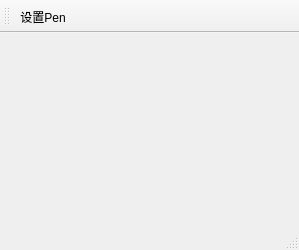
<?xml version="1.0" encoding="UTF-8"?>
<ui version="4.0">
 <class>MainWindow</class>
 <widget class="QMainWindow" name="MainWindow">
  <property name="geometry">
   <rect>
    <x>0</x>
    <y>0</y>
    <width>299</width>
    <height>250</height>
   </rect>
  </property>
  <property name="windowTitle">
   <string>静态库调用</string>
  </property>
  <widget class="QWidget" name="centralWidget"/>
  <widget class="QMenuBar" name="menuBar">
   <property name="geometry">
    <rect>
     <x>0</x>
     <y>0</y>
     <width>299</width>
     <height>23</height>
    </rect>
   </property>
  </widget>
  <widget class="QToolBar" name="mainToolBar">
   <attribute name="toolBarArea">
    <enum>TopToolBarArea</enum>
   </attribute>
   <attribute name="toolBarBreak">
    <bool>false</bool>
   </attribute>
   <addaction name="action_Pen"/>
  </widget>
  <widget class="QStatusBar" name="statusBar"/>
  <action name="action_Pen">
   <property name="text">
    <string>设置Pen</string>
   </property>
   <property name="toolTip">
    <string>设置Pen</string>
   </property>
  </action>
 </widget>
 <layoutdefault spacing="6" margin="11"/>
 <resources/>
 <connections/>
</ui>
